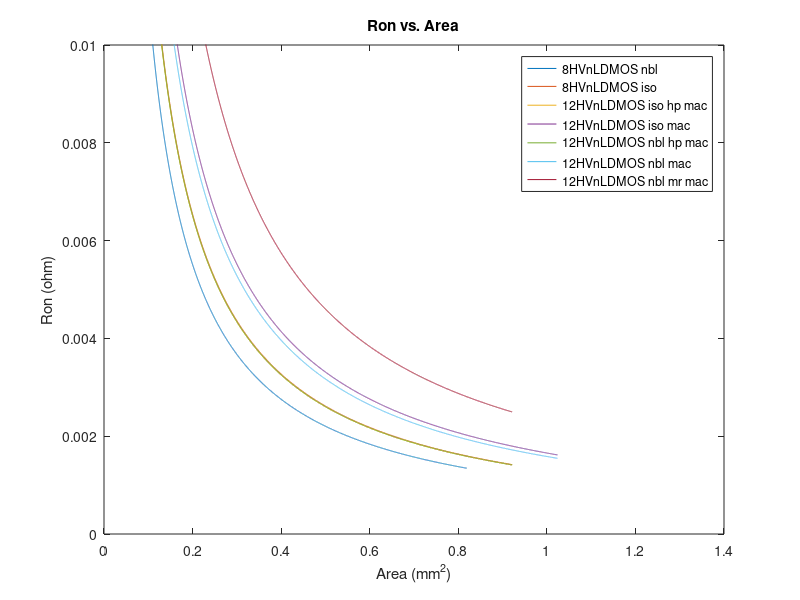
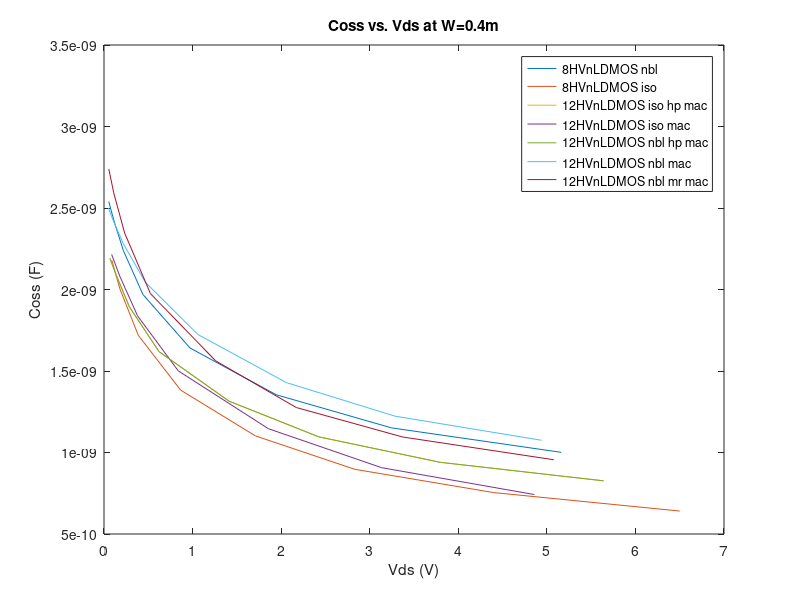
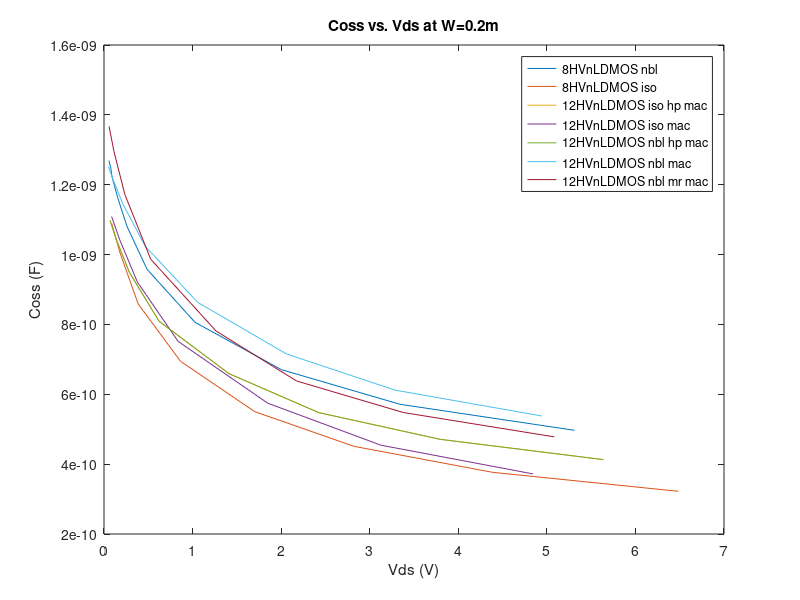
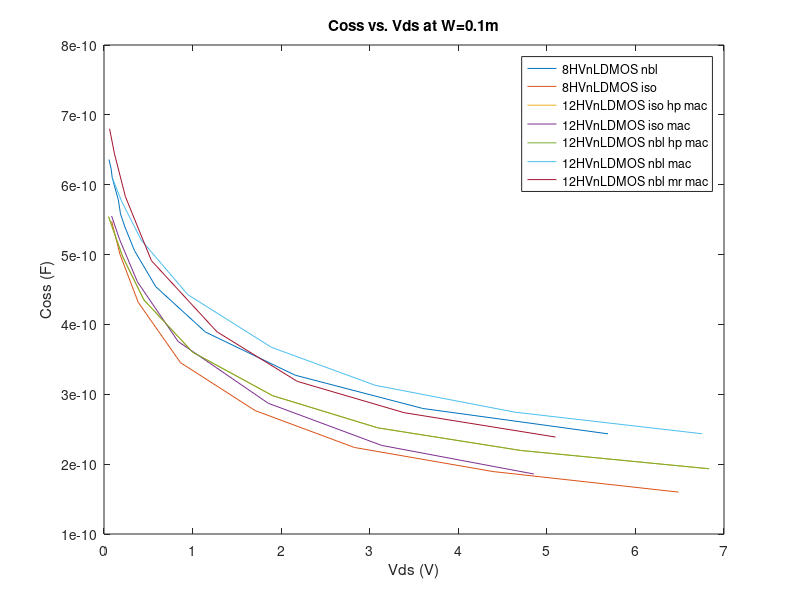

These figures' MATLAB source, in order:
% Different Mosfet characterization
clear
clc
close all
%% 8HVnLDMOS nbl #1
%fingers =2

L1=800*10^-9;
W1=[60 125 250 500 999].*(400*10^-6);

Ron1=[57.7954 27.7375 13.8648 6.9288 3.4649].*10^-3; %at fingers =4 Ron(W=400)=Ron(W=200)
aw1=0.001385;
b1=-1;
aa1=1.102*10^-9;
Area1=L1*W1;
for i=1:10000
    w(i)=i*10^-4+24*10^-3;
    ar1(i)=w(i)*L1;
    armm1(i)=ar1(i)*10^6;
Roncalcw1(i)=aw1*w(i)^b1;
Roncalca1(i)=aa1*ar1(i)^b1;
end
%% #1 Coss
vds1_m60=[56.12E-3
66.41E-3
79.07E-3
83.04E-3
91.04E-3
107.3E-3
140.5E-3
186.5E-3
259.0E-3
387.1E-3
448.1E-3
576.3E-3
855.1E-3
1.488
2.650
4.379
6.798];
vds1_m125=[50.09E-3
65.02E-3
85.22E-3
116.2E-3
169.0E-3
193.5E-3
244.3E-3
352.6E-3
410.0E-3
530.6E-3
793.1E-3
1.389
2.563
4.236
6.593];
vds1_m250=[56.33E-3
80.80E-3
91.95E-3
114.7E-3
161.8E-3
186.2E-3
236.7E-3
344.5E-3
584.6E-3
1.145
2.159
3.599
5.690];
vds1_m500=[55.59E-3
77.44E-3
88.57E-3
111.2E-3
158.2E-3
259.0E-3
486.6E-3
1.027
2.002
3.342
5.311];
vds1_m999=[54.00E-3
75.85E-3
121.1E-3
218.5E-3
439.9E-3
971.2E-3
1.946
3.247
5.163];

% armm1_20=Area1(1).*ones(length(vds),1);
% area1_m60=L1*400*60.*ones(length(vds),1);
% area1_m125=L1*400*125.*ones(length(vds),1);
% area1_m250=L1*400*250.*ones(length(vds),1);
% area1_m500=L1*400*500.*ones(length(vds),1);
% area1_m999=L1*400*999.*ones(length(vds),1);

c1_m60=8.876*10^-11;
d1_m60=-0.2564;

coss1_m60=[153.0E-12
151.5E-12
149.6E-12
148.2E-12
147.3E-12
145.4E-12
141.6E-12
136.0E-12
128.7E-12
118.9E-12
111.7E-12
106.3E-12
97.75E-12
86.10E-12
73.75E-12
63.38E-12
55.31E-12];
coss1_m125=[319.5E-12
315.6E-12
309.6E-12
301.2E-12
288.4E-12
277.6E-12
268.2E-12
251.5E-12
237.5E-12
225.9E-12
207.7E-12
182.8E-12
155.7E-12
133.3E-12
116.3E-12];
coss1_m250=[636.1E-12
622.6E-12
610.7E-12
599.7E-12
578.4E-12
558.2E-12
539.3E-12
505.6E-12
454.0E-12
389.1E-12
327.3E-12
279.7E-12
243.4E-12];
coss1_m500=[1.269E-9
1.247E-9
1.225E-9
1.203E-9
1.160E-9
1.081E-9
957.7E-12
806.2E-12
670.6E-12
571.4E-12
496.9E-12];

coss1_m999=[2.540E-9
2.494E-9
2.406E-9
2.239E-9
1.969E-9
1.641E-9
1.354E-9
1.151E-9
1.001E-9];
c1_m60=1.525E-10;
d1_m60=-.1275;
e1_m60=-5.901E-11;
for i=1:5000
    vds=i*.001;
coss1_m60eq(i)=c1_m60*vds^d1_m60+e1_m60; 
end
c1_m250=6.247E-10;
d1_m250=-.1302;
e1_m250=-2.329E-10;
for i=1:5000
    vds=i*.001;
coss1_m250eq(i)=c1_m250*vds^d1_m250+e1_m250; 
end
c1_m125=3.137E-10;
d1_m125=-.1283;
e1_m125=-1.184E-10;
for i=1:5000
    vds=i*.001;
coss1_m125eq(i)=c1_m125*vds^d1_m125+e1_m125; 
end
c1_m500=1.273E-09;
d1_m500=-.1259;
e1_m500=-4.891E-10;
for i=1:5000
    vds=i*.001;
coss1_m500eq(i)=c1_m500*vds^d1_m500+e1_m500; 
end
c1_m999=2.409E-09;
d1_m999=-.1321;
e1_m999=-8.386E-10;
for i=1:5000
    vds=i*.001;
coss1_m999eq(i)=c1_m999*vds^d1_m999+e1_m999; 
end
coss1_vds_4=[coss1_m60eq(4000) coss1_m125eq(4000) coss1_m250eq(4000) coss1_m500eq(4000) coss1_m999eq(4000)];


%% #1 Qg
vgs1=[250.0E-3
500.0E-3
750.0E-3
1.000
1.250
1.500
1.750
2.000
2.250
2.500
2.750
3.000
3.250
3.500
3.750
4.000
4.250
4.500
4.750
5.000];
Qg1_m60=[5.978E-12
11.84E-12
158.5E-12
194.2E-12
222.2E-12
248.3E-12
274.1E-12
299.9E-12
325.7E-12
351.4E-12
377.2E-12
403.0E-12
428.8E-12
454.7E-12
480.5E-12
506.3E-12
532.2E-12
558.1E-12
583.9E-12
609.7E-12];
Qg1_m125=[12.48E-12
24.71E-12
334.8E-12
408.0E-12
464.3E-12
518.1E-12
571.8E-12
625.4E-12
679.0E-12
732.7E-12
786.4E-12
840.2E-12
894.0E-12
947.8E-12
1.002E-9
1.055E-9
1.109E-9
1.163E-9
1.217E-9
1.271E-9];
Qg1_m250=[24.97E-12
49.54E-12
677.7E-12
820.1E-12
930.0E-12
1.037E-9
1.144E-9
1.251E-9
1.359E-9
1.466E-9
1.573E-9
1.681E-9
1.788E-9
1.896E-9
2.004E-9
2.111E-9
2.219E-9
2.327E-9
2.435E-9
2.543E-9];
Qg1_m500=[49.96E-12
99.42E-12
1.372E-9
1.645E-9
1.861E-9
2.075E-9
2.289E-9
2.503E-9
2.718E-9
2.932E-9
3.147E-9
3.362E-9
3.577E-9
3.793E-9
4.008E-9
4.223E-9
4.439E-9
4.654E-9
4.870E-9
5.086E-9];
Qg1_m999=[99.84E-12
200.7E-12
2.777E-9
3.292E-9
3.720E-9
4.147E-9
4.574E-9
5.002E-9
5.431E-9
5.859E-9
6.289E-9
6.718E-9
7.148E-9
7.578E-9
8.009E-9
8.439E-9
8.870E-9
9.300E-9
9.731E-9
10.16E-9];
Qg1_vgs_5=[Qg1_m60(20,1) Qg1_m125(20,1) Qg1_m250(20,1) Qg1_m500(20,1) Qg1_m999(20,1)];
%% 8HVnLDMOS iso #2
%fingers =2
L2=900*10^-9;
W2=[60 125 250 500 999].*(400*10^-6);
Ron2=[60.9994 29.2749 14.6331 7.31258 3.65664]*10^-3;
a2=0.001462;
b2=-1;
aa2=1.308*10^-9;
Area2=L2*W2;
for i=1:10000
    w(i)=i*10^-4+24*10^-3;
    ar2(i)=w(i)*L2;
    armm2(i)=ar2(i)*10^6;
Roncalcw2(i)=a2*w(i)^b2;
Roncalca2(i)=aa2*ar2(i)^b2;
end
%% #2 Coss 
vds2_m60=[61.39E-3
105.2E-3
153.0E-3
177.5E-3
190.0E-3
215.1E-3
266.7E-3
343.1E-3
448.3E-3
557.6E-3
679.4E-3
809.6E-3
959.6E-3
1.134
1.332
1.528
1.702
1.746
1.834
1.972
2.013
2.097
2.140
2.225
2.399
2.460
2.584
2.646
2.772
2.836
2.965
3.228
3.742
4.446
5.549];
vds2_m125=[84.63E-3
175.2E-3
374.1E-3
834.1E-3
1.639
2.736
4.269
6.332];
vds2_m250=[86.57E-3
180.1E-3
386.1E-3
863.5E-3
1.706
2.826
4.393
6.486];
vds2_m500=[86.87E-3
180.5E-3
386.5E-3
863.9E-3
1.702
2.821
4.387
6.484];
vds2_m999=[87.11E-3
180.8E-3
387.1E-3
865.2E-3
1.709
2.831
4.400
6.500];
% area2_m60=L2*400*60.*ones(length(vds),1);
% area2_m125=L2*400*125.*ones(length(vds),1);
% area2_m250=L2*400*250.*ones(length(vds),1);
% area2_m500=L2*400*500.*ones(length(vds),1);
% area2_m999=L2*400*999.*ones(length(vds),1);
coss2_m60=[134.5E-12
128.3E-12
122.3E-12
117.9E-12
116.0E-12
113.6E-12
109.3E-12
103.2E-12
96.42E-12
90.32E-12
85.04E-12
80.38E-12
76.08E-12
71.97E-12
68.07E-12
64.69E-12
62.00E-12
60.77E-12
59.87E-12
58.49E-12
57.62E-12
56.91E-12
56.32E-12
55.66E-12
54.37E-12
53.49E-12
52.67E-12
52.01E-12
51.25E-12
50.64E-12
49.93E-12
48.61E-12
46.30E-12
43.45E-12
40.09E-12];
coss2_m125=[272.6E-12
253.1E-12
216.0E-12
175.7E-12
139.1E-12
114.4E-12
94.98E-12
81.53E-12];
coss2_m250=[547.7E-12
500.4E-12
431.7E-12
345.3E-12
276.7E-12
223.9E-12
189.4E-12
160.0E-12];
coss2_m500=[1.089E-9
1.005E-9
858.3E-12
694.5E-12
550.3E-12
451.1E-12
376.6E-12
322.3E-12];
coss2_m999=[2.181E-9
2.002E-9
1.719E-9
1.383E-9
1.102E-9
897.0E-12
754.1E-12
640.9E-12];
c2_m60=9.756E-11;
d2_m60=-.2125;
e2_m60=-2.532E-11;
for i=1:5000
    vds=i*.001;
coss2_m60eq(i)=c2_m60*vds^d2_m60+e2_m60; 
end
c2_m250=3.89E-10;
d2_m250=-.2177;
e2_m250=-7.875E-11;
for i=1:5000
    vds=i*.001;
coss2_m250eq(i)=c2_m250*vds^d2_m250+e2_m250; 
end
c2_m125=1.997E-10;
d2_m125=-.2109;
e2_m125=-4.428E-11;
for i=1:5000
    vds=i*.001;
coss2_m125eq(i)=c2_m125*vds^d2_m125+e2_m125; 
end
c2_m500=7.889E-10;
d2_m500=-.2144;
e2_m500=-1.68E-10;
for i=1:5000
    vds=i*.001;
coss2_m500eq(i)=c2_m500*vds^d2_m500+e2_m500; 
end
c2_m999=1.564E-09;
d2_m999=-.2164;
e2_m999=-3.236E-10;
for i=1:5000
    vds=i*.001;
coss2_m999eq(i)=c2_m999*vds^d2_m999+e2_m999; 
end
coss2_vds_4=[coss2_m60eq(4000) coss2_m125eq(4000) coss2_m250eq(4000) coss2_m500eq(4000) coss2_m999eq(4000)];

%% #2 Qg
vgs2=[250.0E-3
500.0E-3
750.0E-3
1.000
1.250
1.500
1.750
2.000
2.250
2.500
2.750
3.000
3.250
3.500
3.750
4.000
4.250
4.500
4.750
5.000];
Qg2_m60=[9.230E-12
17.23E-12
26.08E-12
201.3E-12
236.6E-12
266.0E-12
294.7E-12
323.3E-12
351.9E-12
380.5E-12
409.1E-12
437.8E-12
466.5E-12
495.2E-12
524.0E-12
552.6E-12
581.4E-12
610.2E-12
639.1E-12
667.8E-12];
Qg2_m125=[19.25E-12
35.94E-12
54.59E-12
424.0E-12
495.1E-12
555.4E-12
614.8E-12
674.2E-12
733.7E-12
793.3E-12
852.9E-12
912.7E-12
972.5E-12
1.032E-9
1.092E-9
1.152E-9
1.212E-9
1.272E-9
1.332E-9
1.392E-9];
Qg2_m250=[38.52E-12
71.92E-12
115.6E-12
857.1E-12
992.7E-12
1.112E-9
1.230E-9
1.349E-9
1.468E-9
1.587E-9
1.706E-9
1.826E-9
1.945E-9
2.065E-9
2.185E-9
2.305E-9
2.425E-9
2.544E-9
2.665E-9
2.784E-9];
Qg2_m500=[77.10E-12
143.9E-12
287.6E-12
1.731E-9
1.988E-9
2.225E-9
2.462E-9
2.698E-9
2.937E-9
3.175E-9
3.413E-9
3.652E-9
3.891E-9
4.131E-9
4.370E-9
4.610E-9
4.850E-9
5.090E-9
5.329E-9
5.570E-9];
Qg2_m999=[154.0E-12
287.6E-12
627.4E-12
3.483E-9
3.975E-9
4.446E-9
4.919E-9
5.393E-9
5.868E-9
6.344E-9
6.820E-9
7.298E-9
7.775E-9
8.254E-9
8.732E-9
9.211E-9
9.690E-9
10.17E-9
10.65E-9
11.13E-9];
Qg2_vgs_5=[Qg2_m60(20,1) Qg2_m125(20,1) Qg2_m250(20,1) Qg2_m500(20,1) Qg2_m999(20,1)];
%% 12HVnLDMOS iso hp mac #3
%fingers =2
L3=900*10^-9;
W3=[60 125 250 500 999].*(400*10^-6);
Ron3=[60.4805 29.0297 14.5124 7.25405 3.62885]*10^-3;
a3=.001451;
b3=-1;
aa3=1.302*10^-9;
Area3=L3*W3;
for i=1:10000
    w(i)=i*10^-4+24*10^-3;
    ar3(i)=w(i)*L3;
    armm3(i)=ar3(i)*10^6;
Roncalcw3(i)=a3*w(i)^b3;
Roncalca3(i)=aa3*ar3(i)^b3;
end
%% #3 Coss 
vds3_m60=[56.66E-3
105.8E-3
209.1E-3
435.4E-3
956.2E-3
1.837
3.001
4.584
6.675];
vds3_m125=[54.29E-3
105.7E-3
214.1E-3
452.4E-3
1.003
1.904
3.093
4.706
6.835];
vds3_m250=[51.83E-3
103.2E-3
211.4E-3
449.4E-3
999.5E-3
1.904
3.090
4.704
6.832];
vds3_m500=[67.83E-3
137.5E-3
286.7E-3
621.4E-3
1.412
2.425
3.795
5.640];
vds3_m999=[67.11E-3
136.8E-3
286.1E-3
621.1E-3
1.412
2.425
3.796
5.641];
% area3_m60=L3*400*60.*ones(length(vds),1);
% area3_m125=L3*400*125.*ones(length(vds),1);
% area3_m250=L3*400*250.*ones(length(vds),1);
% area3_m500=L3*400*500.*ones(length(vds),1);
% area3_m999=L3*400*999.*ones(length(vds),1);
coss3_m60=[132.6E-12
128.3E-12
119.5E-12
105.2E-12
87.42E-12
72.32E-12
61.07E-12
53.16E-12
46.75E-12];
coss3_m125=[277.1E-12
266.9E-12
248.3E-12
217.0E-12
180.3E-12
148.7E-12
126.2E-12
109.6E-12
96.81E-12];
coss3_m250=[554.3E-12
535.5E-12
496.8E-12
435.3E-12
360.4E-12
298.0E-12
252.0E-12
219.6E-12
193.4E-12];
coss3_m500=[1.098E-9
1.044E-9
949.1E-12
809.2E-12
659.0E-12
547.5E-12
471.1E-12
412.9E-12];
coss3_m999=[2.191E-9
2.090E-9
1.894E-9
1.619E-9
1.315E-9
1.096E-9
939.8E-12
826.2E-12];
c3_m60=1.173E-10;
d3_m60=-.1487;
e3_m60=-3.608E-11;
for i=1:5000
    vds=i*.001;
coss3_m60eq(i)=c3_m60*vds^d3_m60+e3_m60; 
end
c3_m250=4.889E-10;
d3_m250=-.1464;
e3_m250=-1.513E-10;
for i=1:5000
    vds=i*.001;
coss3_m250eq(i)=c3_m250*vds^d3_m250+e3_m250; 
end
c3_m125=2.418E-10;
d3_m125=-.1492;
e3_m125=-7.288E-11;
for i=1:5000
    vds=i*.001;
coss3_m125eq(i)=c3_m125*vds^d3_m125+e3_m125; 
end
c3_m500=9.374E-10;
d3_m500=-.1578;
e3_m500=-2.566E-10;
for i=1:5000
    vds=i*.001;
coss3_m500eq(i)=c3_m500*vds^d3_m500+e3_m500; 
end
c3_m999=1.888E-09;
d3_m999=-.1562;
e3_m999=-5.27E-10;
for i=1:5000
    vds=i*.001;
coss3_m999eq(i)=c3_m999*vds^d3_m999+e3_m999; 
end
coss3_vds_4=[coss3_m60eq(4000) coss3_m125eq(4000) coss3_m250eq(4000) coss3_m500eq(4000) coss3_m999eq(4000)];

%% #3 Qg
vgs3=[250.0E-3
500.0E-3
750.0E-3
1.000
1.250
1.500
1.750
2.000
2.250
2.500
2.750
3.000
3.250
3.500
3.750
4.000
4.250
4.500
4.750
5.000];
Qg3_m60=[9.952E-12
18.54E-12
26.11E-12
32.83E-12
229.9E-12
256.2E-12
279.6E-12
302.6E-12
325.6E-12
348.6E-12
371.5E-12
394.5E-12
417.5E-12
440.5E-12
463.5E-12
486.5E-12
509.6E-12
532.6E-12
555.7E-12
578.7E-12];
Qg3_m125=[20.73E-12
38.63E-12
54.41E-12
109.5E-12
482.6E-12
535.1E-12
583.2E-12
630.9E-12
678.7E-12
726.5E-12
774.2E-12
822.1E-12
870.0E-12
917.9E-12
965.8E-12
1.014E-9
1.062E-9
1.110E-9
1.158E-9
1.206E-9];
Qg3_m250=[41.47E-12
77.26E-12
108.8E-12
272.7E-12
971.0E-12
1.072E-9
1.167E-9
1.262E-9
1.358E-9
1.453E-9
1.549E-9
1.644E-9
1.740E-9
1.836E-9
1.932E-9
2.028E-9
2.124E-9
2.220E-9
2.316E-9
2.412E-9];
Qg3_m500=[82.93E-12
154.5E-12
217.7E-12
592.6E-12
1.950E-9
2.145E-9
2.335E-9
2.525E-9
2.716E-9
2.907E-9
3.098E-9
3.289E-9
3.481E-9
3.672E-9
3.864E-9
4.056E-9
4.247E-9
4.439E-9
4.631E-9
4.823E-9];
Qg3_m999=[165.7E-12
308.7E-12
435.1E-12
1.206E-9
3.907E-9
4.287E-9
4.665E-9
5.045E-9
5.426E-9
5.808E-9
6.190E-9
6.572E-9
6.954E-9
7.337E-9
7.720E-9
8.103E-9
8.487E-9
8.870E-9
9.254E-9
9.637E-9];
Qg3_vgs_5=[Qg3_m60(20,1) Qg3_m125(20,1) Qg3_m250(20,1) Qg3_m500(20,1) Qg3_m999(20,1)];
%% 12HVnLDMOS iso mac #4
%fingers =2
% Ron
L4=1*10^-6;
W4=[60 125 250 500 999].*(400*10^-6);
Ron4=[69.112 33.1725 16.5851 8.29153 4.14903]*10^-3;
a4=.001658;
b4=-1;
aa4=1.656*10^-9;
Area4=L4*W4;
for i=1:10000
    w(i)=i*10^-4+24*10^-3;
    ar4(i)=w(i)*L4;
    armm4(i)=ar4(i)*10^6;
Roncalcw4(i)=a4*w(i)^b4;
Roncalca4(i)=aa4*ar4(i)^b4;
end

%% #4 Coss 
vds4_m60=[59.18E-3
86.72E-3
143.4E-3
170.8E-3
184.7E-3
212.8E-3
270.3E-3
317.9E-3
375.0E-3
449.1E-3
579.9E-3
711.2E-3
857.4E-3
1.011
1.175
1.344
1.516
1.572
1.684
1.863
1.928
1.961
2.027
2.161
2.212
2.238
2.289
2.393
2.446
2.552
2.768
2.866
3.066
3.477
4.347
5.968];
vds4_m125=[78.51E-3
155.7E-3
322.0E-3
699.0E-3
1.607
2.809
4.421
6.568];
vds4_m250=[85.72E-3
177.4E-3
377.2E-3
836.6E-3
1.855
3.135
4.853];
vds4_m500=[85.99E-3
177.7E-3
377.5E-3
837.0E-3
1.849
3.126
4.845];
vds4_m999=[86.22E-3
178.1E-3
378.1E-3
838.2E-3
1.856
3.136
4.858];
% area4_m60=L4*400*60.*ones(length(vds),1);
% area4_m125=L4*400*125.*ones(length(vds),1);
% area4_m250=L4*400*250.*ones(length(vds),1);
% area4_m500=L4*400*500.*ones(length(vds),1);
% area4_m999=L4*400*999.*ones(length(vds),1);
coss4_m60=[135.7E-12
132.5E-12
127.5E-12
123.3E-12
121.5E-12
119.3E-12
115.1E-12
110.8E-12
106.8E-12
102.4E-12
96.21E-12
90.19E-12
84.87E-12
80.15E-12
75.94E-12
72.21E-12
68.91E-12
67.22E-12
65.75E-12
63.51E-12
62.07E-12
61.50E-12
60.84E-12
59.56E-12
58.66E-12
58.29E-12
57.85E-12
56.99E-12
56.30E-12
55.49E-12
53.97E-12
52.82E-12
51.60E-12
49.35E-12
45.47E-12
40.12E-12];
coss4_m125=[278.5E-12
264.6E-12
237.5E-12
197.9E-12
151.6E-12
119.3E-12
96.84E-12
81.25E-12];
coss4_m250=[555.3E-12
521.2E-12
461.0E-12
375.6E-12
287.1E-12
226.8E-12
185.9E-12];
coss4_m500=[1.109E-9
1.042E-9
921.1E-12
751.4E-12
574.5E-12
454.3E-12
372.0E-12];
coss4_m999=[2.215E-9
2.082E-9
1.839E-9
1.501E-9
1.146E-9
906.7E-12
742.2E-12];
c4_m60=1.112E-10;
d4_m60=-.1902;
e4_m60=-3.486E-11;
for i=1:5000
    vds=i*.001;
coss4_m60eq(i)=c4_m60*vds^d4_m60+e4_m60; 
end
c4_m250=4.557E-10;
d4_m250=-.1865;
e4_m250=-1.262E-10;
for i=1:5000
    vds=i*.001;
coss4_m250eq(i)=c4_m250*vds^d4_m250+e4_m250; 
end
c4_m125=2.271E-10;
d4_m125=-.189;
e4_m125=-6.4E-11;
for i=1:5000
    vds=i*.001;
coss4_m125eq(i)=c4_m125*vds^d4_m125+e4_m125; 
end
c4_m500=9.172E-10;
d4_m500=-.186;
e4_m500=-2.542E-10;
for i=1:5000
    vds=i*.001;
coss4_m500eq(i)=c4_m500*vds^d4_m500+e4_m500; 
end
c4_m999=1.833E-09;
d4_m999=-.1861;
e4_m999=-5.085E-10;
for i=1:5000
    vds=i*.001;
coss4_m999eq(i)=c4_m999*vds^d4_m999+e4_m999; 
end
coss4_vds_4=[coss4_m60eq(4000) coss4_m125eq(4000) coss4_m250eq(4000) coss4_m500eq(4000) coss4_m999eq(4000)];

%% #4 Qg
vgs4=[250.0E-3
500.0E-3
750.0E-3
1.000
1.250
1.500
1.750
2.000
2.250
2.500
2.750
3.000
3.250
3.500
3.750
4.000
4.250
4.500
4.750
5.000];
Qg4_m60=[7.570E-12
14.86E-12
22.66E-12
184.5E-12
210.1E-12
232.2E-12
253.6E-12
274.9E-12
296.2E-12
317.6E-12
338.9E-12
360.2E-12
381.6E-12
402.9E-12
424.3E-12
445.7E-12
467.1E-12
488.5E-12
509.9E-12
531.3E-12];
Qg4_m125=[15.79E-12
31.00E-12
47.35E-12
387.3E-12
439.5E-12
484.6E-12
528.9E-12
573.3E-12
617.6E-12
662.0E-12
706.4E-12
750.9E-12
795.4E-12
839.9E-12
884.4E-12
929.0E-12
973.6E-12
1.018E-9
1.063E-9
1.107E-9];
Qg4_m250=[31.60E-12
62.05E-12
95.47E-12
780.3E-12
880.9E-12
970.0E-12
1.058E-9
1.147E-9
1.236E-9
1.324E-9
1.413E-9
1.502E-9
1.591E-9
1.680E-9
1.769E-9
1.858E-9
1.948E-9
2.037E-9
2.126E-9
2.215E-9];
Qg4_m500=[63.22E-12
124.1E-12
219.3E-12
1.572E-9
1.764E-9
1.941E-9
2.117E-9
2.294E-9
2.472E-9
2.649E-9
2.827E-9
3.005E-9
3.183E-9
3.361E-9
3.539E-9
3.717E-9
3.896E-9
4.074E-9
4.253E-9
4.431E-9];
Qg4_m999=[126.3E-12
248.1E-12
482.9E-12
3.159E-9
3.527E-9
3.878E-9
4.231E-9
4.585E-9
4.939E-9
5.294E-9
5.649E-9
6.004E-9
6.360E-9
6.715E-9
7.071E-9
7.428E-9
7.784E-9
8.140E-9
8.497E-9
8.854E-9];
Qg4_vgs_5=[Qg4_m60(20,1) Qg4_m125(20,1) Qg4_m250(20,1) Qg4_m500(20,1) Qg4_m999(20,1)];
%% 12HVnLDMOS nbl hp mac #5
%fingers =2
L5=0.9*10^-6;
W5=[60 125 250 500 999].*(400*10^-6);
Ron5=[60.4806 29.0297 14.5124 7.25405 3.62885]*10^-3;
a5=.001451;
b5=-1;
aa5=1.302*10^-9;
Area5=L5*W5;
for i=1:10000
    w(i)=i*10^-4+24*10^-3;
    ar5(i)=w(i)*L5;
    armm5(i)=ar5(i)*10^6;
Roncalcw5(i)=a5*w(i)^b5;
Roncalca5(i)=aa5*ar5(i)^b5;
end
%% #5 Coss 
vds5_m60=[56.66E-3
105.8E-3
209.1E-3
435.4E-3
956.2E-3
1.837
3.001
4.584
6.675];
vds5_m125=[54.29E-3
105.7E-3
214.1E-3
452.4E-3
1.003
1.904
3.093
4.706
6.835];
vds5_m250=[51.83E-3
103.2E-3
211.4E-3
449.4E-3
999.5E-3
1.904
3.090
4.704
6.832];
vds5_m500=[67.83E-3
137.5E-3
286.7E-3
621.4E-3
1.412
2.425
3.795
5.640];
vds5_m999=[67.11E-3
136.8E-3
286.1E-3
621.1E-3
1.412
2.425
3.796
5.641];
% area5_m60=L5*400*60.*ones(length(vds),1);
% area5_m125=L5*400*125.*ones(length(vds),1);
% area5_m250=L5*400*250.*ones(length(vds),1);
% area5_m500=L5*400*500.*ones(length(vds),1);
% area5_m999=L5*400*999.*ones(length(vds),1);
coss5_m60=[132.6E-12
128.3E-12
119.5E-12
105.2E-12
87.42E-12
72.32E-12
61.07E-12
53.16E-12
46.75E-12];
coss5_m125=[277.1E-12
266.9E-12
248.3E-12
217.0E-12
180.3E-12
148.7E-12
126.2E-12
109.6E-12
96.81E-12];
coss5_m250=[554.3E-12
535.5E-12
496.8E-12
435.3E-12
360.4E-12
298.0E-12
252.0E-12
219.6E-12
193.4E-12];
coss5_m500=[1.098E-9
1.044E-9
949.1E-12
809.2E-12
659.0E-12
547.5E-12
471.1E-12
412.9E-12];
coss5_m999=[2.191E-9
2.090E-9
1.894E-9
1.619E-9
1.315E-9
1.096E-9
939.8E-12
826.2E-12];
c5_m60=1.173E-10;
d5_m60=-.1487;
e5_m60=-3.608E-11;
for i=1:5000
    vds=i*.001;
coss5_m60eq(i)=c5_m60*vds^d5_m60+e5_m60; 
end
c5_m250=4.889E-10;
d5_m250=-.1464;
e5_m250=-1.513E-10;
for i=1:5000
    vds=i*.001;
coss5_m250eq(i)=c5_m250*vds^d5_m250+e5_m250; 
end
c5_m125=2.418E-10;
d5_m125=-.1492;
e5_m125=-7.288E-11;
for i=1:5000
    vds=i*.001;
coss5_m125eq(i)=c5_m125*vds^d5_m125+e5_m125; 
end
c5_m500=9.374E-10;
d5_m500=-.1578;
e5_m500=-2.566E-10;
for i=1:5000
    vds=i*.001;
coss5_m500eq(i)=c5_m500*vds^d5_m500+e5_m500; 
end
c5_m999=1.888E-09;
d5_m999=-.1562;
e5_m999=-5.27E-10;
for i=1:5000
    vds=i*.001;
coss5_m999eq(i)=c5_m999*vds^d5_m999+e5_m999; 
end
coss5_vds_4=[coss5_m60eq(4000) coss5_m125eq(4000) coss5_m250eq(4000) coss5_m500eq(4000) coss5_m999eq(4000)];

%% #5 Qg
vgs5=[250.0E-3
500.0E-3
750.0E-3
1.000
1.250
1.500
1.750
2.000
2.250
2.500
2.750
3.000
3.250
3.500
3.750
4.000
4.250
4.500
4.750
5.000];
Qg5_m60=[9.952E-12
18.54E-12
26.11E-12
32.83E-12
229.9E-12
256.2E-12
279.6E-12
302.6E-12
325.6E-12
348.6E-12
371.5E-12
394.5E-12
417.5E-12
440.5E-12
463.5E-12
486.5E-12
509.6E-12
532.6E-12
555.7E-12
578.7E-12];
Qg5_m125=[20.73E-12
38.63E-12
54.41E-12
109.5E-12
482.6E-12
535.1E-12
583.2E-12
630.9E-12
678.7E-12
726.5E-12
774.2E-12
822.1E-12
870.0E-12
917.9E-12
965.8E-12
1.014E-9
1.062E-9
1.110E-9
1.158E-9
1.206E-9];
Qg5_m250=[41.47E-12
77.26E-12
108.8E-12
272.7E-12
971.0E-12
1.072E-9
1.167E-9
1.262E-9
1.358E-9
1.453E-9
1.549E-9
1.644E-9
1.740E-9
1.836E-9
1.932E-9
2.028E-9
2.124E-9
2.220E-9
2.316E-9
2.412E-9];
Qg5_m500=[82.93E-12
154.5E-12
217.7E-12
592.6E-12
1.950E-9
2.145E-9
2.335E-9
2.525E-9
2.716E-9
2.907E-9
3.098E-9
3.289E-9
3.481E-9
3.672E-9
3.864E-9
4.056E-9
4.247E-9
4.439E-9
4.631E-9
4.823E-9];
Qg5_m999=[165.7E-12
308.7E-12
435.1E-12
1.206E-9
3.907E-9
4.287E-9
4.665E-9
5.045E-9
5.426E-9
5.808E-9
6.190E-9
6.572E-9
6.954E-9
7.337E-9
7.720E-9
8.103E-9
8.487E-9
8.870E-9
9.254E-9
9.637E-9];
Qg5_vgs_5=[Qg5_m60(20,1) Qg5_m125(20,1) Qg5_m250(20,1) Qg5_m500(20,1) Qg5_m999(20,1)];
%% 12HVnLDMOS nbl mac #6
%fingers =2
L6=1*10^-6;
W6=[60 125 250 500 999].*(400*10^-6);
Ron6=[66.3225 31.8317 15.913 7.95387 3.9787]*10^-3;
a6=.00159;
b6=-1;
aa6=1.585*10^-9;
Area6=L6*W6;
for i=1:10000
    w(i)=i*10^-4+24*10^-3;
    ar6(i)=w(i)*L6;
    armm6(i)=ar6(i)*10^6;
Roncalcw6(i)=a6*w(i)^b6;
Roncalca6(i)=aa6*ar6(i)^b6;
end
%% #6 Coss 
vds6_m60=[84.77E-3
159.7E-3
272.9E-3
524.1E-3
1.113
2.078
3.308
4.970];
vds6_m125=[89.05E-3
162.4E-3
321.0E-3
683.5E-3
1.562
2.619
4.031
5.944];
vds6_m250=[97.37E-3
198.1E-3
420.9E-3
945.3E-3
1.891
3.061
4.639
6.753];
vds6_m500=[50.17E-3
102.9E-3
214.8E-3
464.8E-3
1.058
2.062
3.286
4.943];
vds6_m999=[50.46E-3
103.3E-3
215.4E-3
465.7E-3
1.060
2.059
3.285
4.940];
% area6_m60=L6*400*60.*ones(length(vds),1);
% area6_m125=L6*400*125.*ones(length(vds),1);
% area6_m250=L6*400*250.*ones(length(vds),1);
% area6_m500=L6*400*500.*ones(length(vds),1);
% area6_m999=L6*400*999.*ones(length(vds),1);
coss6_m60=[148.0E-12
141.1E-12
132.4E-12
119.4E-12
101.8E-12
85.25E-12
73.28E-12
64.41E-12];
coss6_m125=[305.8E-12
293.1E-12
271.0E-12
237.1E-12
195.8E-12
164.4E-12
143.4E-12
126.8E-12];
coss6_m250=[608.8E-12
576.4E-12
520.7E-12
442.7E-12
367.2E-12
312.9E-12
274.4E-12
243.5E-12];
coss6_m500=[1.252E-9
1.214E-9
1.144E-9
1.024E-9
863.2E-12
715.3E-12
611.9E-12
537.9E-12];
coss6_m999=[2.500E-9
2.424E-9
2.284E-9
2.045E-9
1.724E-9
1.429E-9
1.223E-9
1.075E-9];
c6_m60=1.377E-10;
d6_m60=-.1432;
e6_m60=-3.893E-11;
for i=1:5000
    vds=i*.001;
coss6_m60eq(i)=c6_m60*vds^d6_m60+e6_m60; 
end
c6_m250=5.403E-10;
d6_m250=-.1585;
e6_m250=-1.327E-10;
for i=1:5000
    vds=i*.001;
coss6_m250eq(i)=c6_m250*vds^d6_m250+e6_m250; 
end
c6_m125=2.812E-10;
d6_m125=-.1481;
e6_m125=-7.683E-11;
for i=1:5000
    vds=i*.001;
coss6_m125eq(i)=c6_m125*vds^d6_m125+e6_m125; 
end
c6_m500=1.258E-09;
d6_m500=-.1176;
e6_m500=-4.374E-10;
for i=1:5000
    vds=i*.001;
coss6_m500eq(i)=c6_m500*vds^d6_m500+e6_m500; 
end
c6_m999=2.512E-09;
d6_m999=-.1177;
e6_m999=-8.719E-10;
for i=1:5000
    vds=i*.001;
coss6_m999eq(i)=c6_m999*vds^d6_m999+e6_m999; 
end
coss6_vds_4=[coss6_m60eq(4000) coss6_m125eq(4000) coss6_m250eq(4000) coss6_m500eq(4000) coss6_m999eq(4000)];

%% #6 Qg
vgs6=[250.0E-3
500.0E-3
750.0E-3
1.000
1.250
1.500
1.750
2.000
2.250
2.500
2.750
3.000
3.250
3.500
3.750
4.000
4.250
4.500
4.750
5.000];
Qg6_m60=[6.941E-12
12.90E-12
173.2E-12
199.8E-12
222.1E-12
243.5E-12
264.8E-12
286.1E-12
307.4E-12
328.7E-12
350.0E-12
371.3E-12
392.7E-12
414.0E-12
435.4E-12
456.7E-12
478.1E-12
499.5E-12
520.9E-12
542.3E-12];
Qg6_m125=[14.48E-12
27.28E-12
364.1E-12
418.2E-12
463.6E-12
508.0E-12
552.3E-12
596.5E-12
640.9E-12
685.2E-12
729.6E-12
774.1E-12
818.5E-12
863.0E-12
907.5E-12
952.0E-12
996.6E-12
1.041E-9
1.086E-9
1.130E-9];
Qg6_m250=[28.98E-12
103.4E-12
734.4E-12
838.8E-12
928.1E-12
1.017E-9
1.105E-9
1.194E-9
1.282E-9
1.371E-9
1.460E-9
1.549E-9
1.638E-9
1.726E-9
1.815E-9
1.905E-9
1.994E-9
2.083E-9
2.172E-9
2.261E-9];
Qg6_m500=[57.99E-12
299.8E-12
1.481E-9
1.680E-9
1.857E-9
2.034E-9
2.210E-9
2.388E-9
2.565E-9
2.742E-9
2.920E-9
3.098E-9
3.275E-9
3.453E-9
3.632E-9
3.810E-9
3.988E-9
4.166E-9
4.345E-9
4.523E-9];
Qg6_m999=[115.9E-12
682.2E-12
2.982E-9
3.360E-9
3.712E-9
4.064E-9
4.417E-9
4.771E-9
5.124E-9
5.479E-9
5.834E-9
6.189E-9
6.544E-9
6.900E-9
7.256E-9
7.611E-9
7.968E-9
8.325E-9
8.681E-9
9.037E-9];
Qg6_vgs_5=[Qg6_m60(20,1) Qg6_m125(20,1) Qg6_m250(20,1) Qg6_m500(20,1) Qg6_m999(20,1)];
%% 12HVnLDMOS nbl mr mac #7
%fingers =2
L7=.9*10^-6;
W7=[60 125 250 500 999].*(400*10^-6);
Ron7=[106.539 51.1386 25.568 12.787 6.39517]*10^-3;
a7=.002557;
b7=-1;
aa7=2.3*10^-9;
Area7=L7*W7;
for i=1:10000
    w(i)=i*10^-4+24*10^-3;
    ar7(i)=w(i)*L7;
    armm7(i)=ar7(i)*10^6;
Roncalcw7(i)=a7*w(i)^b7;
Roncalca7(i)=aa7*ar7(i)^b7;
end
%% #7 Coss 
vds7_m60=[53.45E-3
95.84E-3
163.6E-3
296.7E-3
611.7E-3
1.401
2.316
3.570
5.347];
vds7_m125=[73.99E-3
130.5E-3
255.3E-3
550.9E-3
1.295
2.196
3.406
5.122];
vds7_m250=[62.66E-3
118.6E-3
242.1E-3
535.2E-3
1.275
2.182
3.388
5.098];
vds7_m500=[57.05E-3
112.7E-3
235.5E-3
527.4E-3
1.265
2.174
3.378
5.084];
vds7_m999=[54.31E-3
109.8E-3
232.6E-3
524.2E-3
1.261
2.171
3.373
5.078];
% area7_m60=L7*400*60.*ones(length(vds),1);
% area7_m125=L7*400*125.*ones(length(vds),1);
% area7_m250=L7*400*250.*ones(length(vds),1);
% area7_m500=L7*400*500.*ones(length(vds),1);
% area7_m999=L7*400*999.*ones(length(vds),1);
coss7_m60=[162.1E-12
159.9E-12
149.2E-12
134.3E-12
113.5E-12
90.59E-12
74.69E-12
64.50E-12
56.37E-12];
coss7_m125=[336.2E-12
318.5E-12
288.5E-12
243.6E-12
193.6E-12
158.8E-12
136.6E-12
119.2E-12];
coss7_m250=[680.1E-12
644.1E-12
582.8E-12
491.3E-12
389.5E-12
318.5E-12
273.7E-12
238.8E-12];
coss7_m500=[1.367E-9
1.295E-9
1.172E-9
986.7E-12
781.2E-12
638.1E-12
547.9E-12
478.1E-12];
coss7_m999=[2.739E-9
2.593E-9
2.347E-9
1.975E-9
1.562E-9
1.276E-9
1.095E-9
955.6E-12];
c7_m60=1.501E-10;
d7_m60=-.1482;
e7_m60=-5.477E-11;
for i=1:5000
    vds=i*.001;
coss7_m60eq(i)=c7_m60*vds^d7_m60+e7_m60; 
end
c7_m250=5.36E-10;
d7_m250=-.1737;
e7_m250=-1.409E-10;
for i=1:5000
    vds=i*.001;
coss7_m250eq(i)=c7_m250*vds^d7_m250+e7_m250; 
end
c7_m125=2.629E-10;
d7_m125=-.1819;
e7_m125=-6.527E-11;
for i=1:5000
    vds=i*.001;
coss7_m125eq(i)=c7_m125*vds^d7_m125+e7_m125; 
end
c7_m500=1.085E-09;
d7_m500=-.1689;
e7_m500=-2.95E-10;
for i=1:5000
    vds=i*.001;
coss7_m500eq(i)=c7_m500*vds^d7_m500+e7_m500; 
end
c7_m999=2.176E-09;
d7_m999=-.1669;
e7_m999=-5.98E-10;
for i=1:5000
    vds=i*.001;
coss7_m999eq(i)=c7_m999*vds^d7_m999+e7_m999; 
end
coss7_vds_4=[coss7_m60eq(4000) coss7_m125eq(4000) coss7_m250eq(4000) coss7_m500eq(4000) coss7_m999eq(4000)];

%% #7 Qg
vgs7=[250.0E-3
500.0E-3
750.0E-3
1.000
1.250
1.500
1.750
2.000
2.250
2.500
2.750
3.000
3.250
3.500
3.750
4.000
4.250
4.500
4.750
5.000];
Qg7_m60=[6.991E-12
12.72E-12
175.9E-12
214.3E-12
244.8E-12
274.0E-12
303.0E-12
332.0E-12
361.0E-12
390.0E-12
419.0E-12
448.1E-12
477.2E-12
506.2E-12
535.3E-12
564.4E-12
593.5E-12
622.6E-12
651.7E-12
680.8E-12];
Qg7_m125=[14.56E-12
26.54E-12
371.2E-12
449.3E-12
511.2E-12
571.6E-12
631.9E-12
692.2E-12
752.6E-12
813.0E-12
873.5E-12
934.0E-12
994.5E-12
1.055E-9
1.116E-9
1.176E-9
1.237E-9
1.297E-9
1.358E-9
1.419E-9];
Qg7_m250=[29.13E-12
53.22E-12
751.4E-12
901.9E-12
1.024E-9
1.144E-9
1.264E-9
1.385E-9
1.506E-9
1.627E-9
1.747E-9
1.868E-9
1.989E-9
2.110E-9
2.231E-9
2.353E-9
2.474E-9
2.595E-9
2.716E-9
2.838E-9];
Qg7_m500=[58.26E-12
107.3E-12
1.522E-9
1.808E-9
2.049E-9
2.289E-9
2.530E-9
2.771E-9
3.012E-9
3.254E-9
3.495E-9
3.737E-9
3.979E-9
4.221E-9
4.463E-9
4.706E-9
4.948E-9
5.191E-9
5.433E-9
5.676E-9];
Qg7_m999=[116.4E-12
250.8E-12
3.077E-9
3.616E-9
4.095E-9
4.574E-9
5.055E-9
5.536E-9
6.018E-9
6.501E-9
6.984E-9
7.467E-9
7.951E-9
8.434E-9
8.918E-9
9.403E-9
9.887E-9
10.37E-9
10.86E-9
11.34E-9];
Qg7_vgs_5=[Qg7_m60(20,1) Qg7_m125(20,1) Qg7_m250(20,1) Qg7_m500(20,1) Qg7_m999(20,1)];

%% JB edits to find W and other thingys

JB_rds_w1=armm1./L1./1e6;
JB_rds_w2=armm2./L2./1e6;
JB_rds_w3=armm3./L3./1e6;
JB_rds_w4=armm4./L4./1e6;
JB_rds_w5=armm5./L5./1e6;
JB_rds_w6=armm6./L6./1e6;
JB_rds_w7=armm7./L7./1e6;


%% Plotting
plot(armm1,Roncalca1)
hold on
plot(armm2,Roncalca2)
hold on
plot(armm3,Roncalca3)
hold on
plot(armm4,Roncalca4)
hold on
plot(armm5,Roncalca5)
hold on
plot(armm6,Roncalca6)
hold on
plot(armm7,Roncalca7)
title('Ron vs. Area')
xlabel('Area (mm^2)')
ylabel('Ron (ohm)')
legend('8HVnLDMOS nbl','8HVnLDMOS iso','12HVnLDMOS iso hp mac','12HVnLDMOS iso mac','12HVnLDMOS nbl hp mac','12HVnLDMOS nbl mac','12HVnLDMOS nbl mr mac')
ylim([0 .01])
% figure
% plot(Area1,Ron1)
% hold on
% plot(Area2,Ron2)
% hold on
% plot(Area3,Ron3)
% hold on
% plot(Area4,Ron4)
% hold on
% plot(Area5,Ron5)
% hold on
% plot(Area6,Ron6)
% hold on
% plot(Area7,Ron7)
% title('Ron vs. Area')
% xlabel('Area (m)')
% ylabel('Ron (ohm)')
% legend('8HVnLDMOS nbl','8HVnLDMOS iso','12HVnLDMOS iso hp mac','12HVnLDMOS iso mac','12HVnLDMOS nbl hp mac','12HVnLDMOS nbl mac','12HVnLDMOS nbl mr mac')
% ymin([0 .1])
%% Plot Coss
figure
plot(vds1_m999,coss1_m999)
hold on
plot(vds2_m999,coss2_m999)
hold on
plot(vds3_m999,coss3_m999)
hold on
plot(vds4_m999,coss4_m999)
hold on
plot(vds5_m999,coss5_m999)
hold on
plot(vds6_m999,coss6_m999)
hold on
plot(vds7_m999,coss7_m999)
hold on
xlabel('Vds (V)')
ylabel('Coss (F)')
title('Coss vs. Vds at W=0.4m')
legend('8HVnLDMOS nbl','8HVnLDMOS iso','12HVnLDMOS iso hp mac','12HVnLDMOS iso mac','12HVnLDMOS nbl hp mac','12HVnLDMOS nbl mac','12HVnLDMOS nbl mr mac')
figure
plot(vds1_m500,coss1_m500)
hold on
plot(vds2_m500,coss2_m500)
hold on
plot(vds3_m500,coss3_m500)
hold on
plot(vds4_m500,coss4_m500)
hold on
plot(vds5_m500,coss5_m500)
hold on
plot(vds6_m500,coss6_m500)
hold on
plot(vds7_m500,coss7_m500)
hold on
xlabel('Vds (V)')
ylabel('Coss (F)')
title('Coss vs. Vds at W=0.2m')
legend('8HVnLDMOS nbl','8HVnLDMOS iso','12HVnLDMOS iso hp mac','12HVnLDMOS iso mac','12HVnLDMOS nbl hp mac','12HVnLDMOS nbl mac','12HVnLDMOS nbl mr mac')
figure
plot(vds1_m250,coss1_m250)
hold on
plot(vds2_m250,coss2_m250)
hold on
plot(vds3_m250,coss3_m250)
hold on
plot(vds4_m250,coss4_m250)
hold on
plot(vds5_m250,coss5_m250)
hold on
plot(vds6_m250,coss6_m250)
hold on
plot(vds7_m250,coss7_m250)
hold on
xlabel('Vds (V)')
ylabel('Coss (F)')
title('Coss vs. Vds at W=0.1m')
legend('8HVnLDMOS nbl','8HVnLDMOS iso','12HVnLDMOS iso hp mac','12HVnLDMOS iso mac','12HVnLDMOS nbl hp mac','12HVnLDMOS nbl mac','12HVnLDMOS nbl mr mac')
figure
plot(vds1_m125,coss1_m125)
hold on
plot(vds2_m125,coss2_m125)
hold on
plot(vds3_m125,coss3_m125)
hold on
plot(vds4_m125,coss4_m125)
hold on
plot(vds5_m125,coss5_m125)
hold on
plot(vds6_m125,coss6_m125)
hold on
plot(vds7_m125,coss7_m125)
hold on
xlabel('Vds (V)')
ylabel('Coss (F)')
title('Coss vs. Vds at W=0.05m')
legend('8HVnLDMOS nbl','8HVnLDMOS iso','12HVnLDMOS iso hp mac','12HVnLDMOS iso mac','12HVnLDMOS nbl hp mac','12HVnLDMOS nbl mac','12HVnLDMOS nbl mr mac')
figure
plot(vds1_m60,coss1_m60)
hold on
plot(vds2_m60,coss2_m60)
hold on
plot(vds3_m60,coss3_m60)
hold on
plot(vds4_m60,coss4_m60)
hold on
plot(vds5_m60,coss5_m60)
hold on
plot(vds6_m60,coss6_m60)
hold on
plot(vds7_m60,coss7_m60)
hold on
xlabel('Vds (V)')
ylabel('Coss (F)')
title('Coss vs. Vds at W=0.024m')
legend('8HVnLDMOS nbl','8HVnLDMOS iso','12HVnLDMOS iso hp mac','12HVnLDMOS iso mac','12HVnLDMOS nbl hp mac','12HVnLDMOS nbl mac','12HVnLDMOS nbl mr mac')
figure
plot(vds1_m60,coss1_m60)
hold on
plot(vds1_m125,coss1_m125)
hold on
plot(vds1_m250,coss1_m250)
hold on
plot(vds1_m500,coss1_m500)
hold on
plot(vds1_m999,coss1_m999)
xlabel('Vds (V)')
ylabel('Coss (F)')
title('Coss vs. Vds for 8Vnbl')
legend('w=24mm','w=50mm','w=100mm','w=200mm','w=400mm')
figure
plot(vds2_m60,coss2_m60)
hold on
plot(vds2_m125,coss2_m125)
hold on
plot(vds2_m250,coss2_m250)
hold on
plot(vds2_m500,coss2_m500)
hold on
plot(vds2_m999,coss2_m999)
xlabel('Vds (V)')
ylabel('Coss (F)')
title('Coss vs. Vds for 8Viso')
legend('w=24mm','w=50mm','w=100mm','w=200mm','w=400mm')
figure
plot(vds3_m60,coss3_m60)
hold on
plot(vds3_m125,coss3_m125)
hold on
plot(vds3_m250,coss3_m250)
hold on
plot(vds3_m500,coss3_m500)
hold on
plot(vds3_m999,coss3_m999)
xlabel('Vds (V)')
ylabel('Coss (F)')
title('Coss vs. Vds for 12Visohpmac')
legend('w=24mm','w=50mm','w=100mm','w=200mm','w=400mm')
figure
plot(vds4_m60,coss4_m60)
hold on
plot(vds4_m125,coss4_m125)
hold on
plot(vds4_m250,coss4_m250)
hold on
plot(vds4_m500,coss4_m500)
hold on
plot(vds4_m999,coss4_m999)
xlabel('Vds (V)')
ylabel('Coss (F)')
title('Coss vs. Vds for 12Visomac')
legend('w=24mm','w=50mm','w=100mm','w=200mm','w=400mm')
figure
plot(vds5_m60,coss5_m60)
hold on
plot(vds5_m125,coss5_m125)
hold on
plot(vds5_m250,coss5_m250)
hold on
plot(vds5_m500,coss5_m500)
hold on
plot(vds5_m999,coss5_m999)
xlabel('Vds (V)')
ylabel('Coss (F)')
title('Coss vs. Vds for 12Vnblisomac')
legend('w=24mm','w=50mm','w=100mm','w=200mm','w=400mm')
figure
plot(vds6_m60,coss6_m60)
hold on
plot(vds6_m125,coss6_m125)
hold on
plot(vds6_m250,coss6_m250)
hold on
plot(vds6_m500,coss6_m500)
hold on
plot(vds6_m999,coss6_m999)
xlabel('Vds (V)')
ylabel('Coss (F)')
title('Coss vs. Vds for 12Vnblmac')
legend('w=24mm','w=50mm','w=100mm','w=200mm','w=400mm')
figure
plot(vds7_m60,coss7_m60)
hold on
plot(vds7_m125,coss7_m125)
hold on
plot(vds7_m250,coss7_m250)
hold on
plot(vds7_m500,coss7_m500)
hold on
plot(vds7_m999,coss7_m999)
xlabel('Vds (V)')
ylabel('Coss (F)')
title('Coss vs. Vds for 12Vnblmrmac')
legend('w=24mm','w=50mm','w=100mm','w=200mm','w=400mm')
figure
plot(W1,coss1_vds_4)
hold on
plot(W2,coss2_vds_4)
hold on
plot(W3,coss3_vds_4)
hold on
plot(W4,coss4_vds_4)
hold on
plot(W5,coss5_vds_4)
hold on
plot(W6,coss6_vds_4)
hold on
plot(W7,coss7_vds_4)
xlabel('Width (m)')
ylabel('Coss (F)')
title('Coss vs. Width at Vds=4V')
legend('8HVnLDMOS nbl','8HVnLDMOS iso','12HVnLDMOS iso hp mac','12HVnLDMOS iso mac','12HVnLDMOS nbl hp mac','12HVnLDMOS nbl mac','12HVnLDMOS nbl mr mac')
figure
%% Plot Qg
% plot(Qg1_m60,vgs1)
% hold on
% plot(Qg1_m125,vgs1)
% hold on
% plot(Qg1_m250,vgs1)
% hold on
% plot(Qg1_m500,vgs1)
% hold on
% plot(Qg1_m999,vgs1)
% xlabel('Qg (C)')
% ylabel('Vgs (V)')
% title('Vgs vs. Qg for 8Vnbl')
% legend('w=24mm','w=50mm','w=100mm','w=200mm','w=400mm')
% figure
% plot(Qg2_m60,vgs2)
% hold on
% plot(Qg2_m125,vgs2)
% hold on
% plot(Qg2_m250,vgs2)
% hold on
% plot(Qg2_m500,vgs2)
% hold on
% plot(Qg2_m999,vgs2)
% xlabel('Qg (C)')
% ylabel('Vgs (V)')
% title('Vgs vs. Qg for 8Viso')
% legend('w=24mm','w=50mm','w=100mm','w=200mm','w=400mm')
% figure
% plot(Qg3_m60,vgs3)
% hold on
% plot(Qg3_m125,vgs3)
% hold on
% plot(Qg3_m250,vgs3)
% hold on
% plot(Qg3_m500,vgs3)
% hold on
% plot(Qg3_m999,vgs3)
% xlabel('Qg (C)')
% ylabel('Vgs (V)')
% title('Vgs vs. Qg for 12Visohpmac')
% legend('w=24mm','w=50mm','w=100mm','w=200mm','w=400mm')
% figure
% plot(Qg4_m60,vgs4)
% hold on
% plot(Qg4_m125,vgs4)
% hold on
% plot(Qg4_m250,vgs4)
% hold on
% plot(Qg4_m500,vgs4)
% hold on
% plot(Qg4_m999,vgs4)
% xlabel('Qg (C)')
% ylabel('Vgs (V)')
% title('Vgs vs. Qg for 12Visomac')
% legend('w=24mm','w=50mm','w=100mm','w=200mm','w=400mm')
% figure
% plot(W5,Qg5)
% xlabel('Width (m)')
% ylabel('Qg (C)')
% title('Qg vs. Width for 12Vnblisomac')
% figure
% plot(W6,Qg6)
% xlabel('Width (m)')
% ylabel('Qg (C)')
% title('Qg vs. Width for 12Vnblmac')
% figure
% plot(W7,Qg7)
% xlabel('Width (m)')
% ylabel('Qg (C)')
% title('Qg vs. Width for 12Vnblmrmac')
figure
plot(Qg1_m60,vgs1)
hold on
plot(Qg2_m60,vgs2)
hold on
plot(Qg3_m60,vgs3)
hold on
plot(Qg4_m60,vgs4)
hold on
plot(Qg5_m60,vgs5)
hold on
plot(Qg6_m60,vgs6)
hold on
plot(Qg7_m60,vgs7)
hold on
xlabel('Qg (C)')
ylabel('Vgs (V)')
title('Vgs vs. Qg for W=24mm')
legend('8HVnLDMOS nbl','8HVnLDMOS iso','12HVnLDMOS iso hp mac','12HVnLDMOS iso mac','12HVnLDMOS nbl hp mac','12HVnLDMOS nbl mac','12HVnLDMOS nbl mr mac')
figure
plot(Qg1_m125,vgs1)
hold on
plot(Qg2_m125,vgs2)
hold on
plot(Qg3_m125,vgs3)
hold on
plot(Qg4_m125,vgs4)
hold on
plot(Qg5_m125,vgs5)
hold on
plot(Qg6_m125,vgs6)
hold on
plot(Qg7_m125,vgs7)
hold on
xlabel('Qg (C)')
ylabel('Vgs (V)')
title('Vgs vs. Qg for W=50mm')
legend('8HVnLDMOS nbl','8HVnLDMOS iso','12HVnLDMOS iso hp mac','12HVnLDMOS iso mac','12HVnLDMOS nbl hp mac','12HVnLDMOS nbl mac','12HVnLDMOS nbl mr mac')
figure
plot(Qg1_m250,vgs1)
hold on
plot(Qg2_m250,vgs2)
hold on
plot(Qg3_m250,vgs3)
hold on
plot(Qg4_m250,vgs4)
hold on
plot(Qg5_m250,vgs5)
hold on
plot(Qg6_m250,vgs6)
hold on
plot(Qg7_m250,vgs7)
hold on
xlabel('Qg (C)')
ylabel('Vgs (V)')
title('Vgs vs. Qg for W=100mm')
legend('8HVnLDMOS nbl','8HVnLDMOS iso','12HVnLDMOS iso hp mac','12HVnLDMOS iso mac','12HVnLDMOS nbl hp mac','12HVnLDMOS nbl mac','12HVnLDMOS nbl mr mac')
figure
plot(Qg1_m500,vgs1)
hold on
plot(Qg2_m500,vgs2)
hold on
plot(Qg3_m500,vgs3)
hold on
plot(Qg4_m500,vgs4)
hold on
plot(Qg5_m500,vgs5)
hold on
plot(Qg6_m500,vgs6)
hold on
plot(Qg7_m500,vgs7)
hold on
xlabel('Qg (C)')
ylabel('Vgs (V)')
title('Vgs vs. Qg for W=200mm')
legend('8HVnLDMOS nbl','8HVnLDMOS iso','12HVnLDMOS iso hp mac','12HVnLDMOS iso mac','12HVnLDMOS nbl hp mac','12HVnLDMOS nbl mac','12HVnLDMOS nbl mr mac')
figure
plot(Qg1_m999,vgs1)
hold on
plot(Qg2_m999,vgs2)
hold on
plot(Qg3_m999,vgs3)
hold on
plot(Qg4_m999,vgs4)
hold on
plot(Qg5_m999,vgs5)
hold on
plot(Qg6_m999,vgs6)
hold on
plot(Qg7_m999,vgs7)
hold on
xlabel('Qg (C)')
ylabel('Vgs (V)')
title('Vgs vs. Qg for W=400mm')
legend('8HVnLDMOS nbl','8HVnLDMOS iso','12HVnLDMOS iso hp mac','12HVnLDMOS iso mac','12HVnLDMOS nbl hp mac','12HVnLDMOS nbl mac','12HVnLDMOS nbl mr mac')
figure
plot(Qg1_vgs_5,W1)
hold on 
plot(Qg2_vgs_5,W2)
hold on 
plot(Qg3_vgs_5,W2)
hold on 
plot(Qg4_vgs_5,W3)
hold on 
plot(Qg5_vgs_5,W5)
hold on 
plot(Qg6_vgs_5,W6)
hold on 
plot(Qg7_vgs_5,W7)
hold on 
xlabel('Qg (C)')
ylabel('Width (m)')
title('Width vs. Qg for Vgs=5V')
legend('8HVnLDMOS nbl','8HVnLDMOS iso','12HVnLDMOS iso hp mac','12HVnLDMOS iso mac','12HVnLDMOS nbl hp mac','12HVnLDMOS nbl mac','12HVnLDMOS nbl mr mac')
